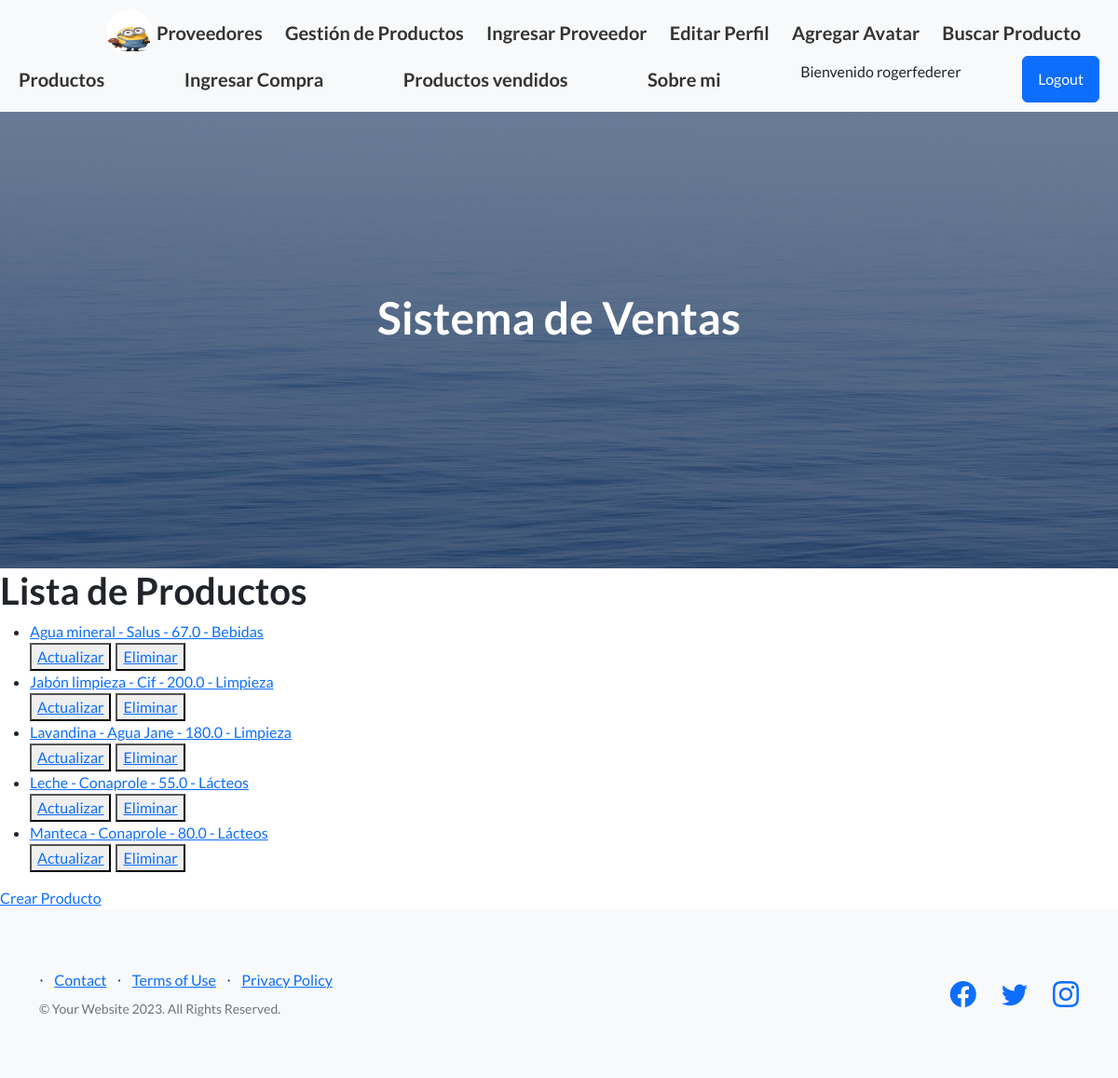
Page /comp-app/lista-productos/ (signed in) on the committed database.
### comprasapp/models.py (models this page shows)
class Avatar(models.Model):
  user = models.OneToOneField(User, on_delete=models.CASCADE)
  imagen = models.ImageField(upload_to='avatares', blank=True, null=True)

class Producto(models.Model):
  codigo = models.CharField(max_length=30)
  nombre = models.CharField(max_length=30)
  marca = models.CharField(max_length=30)
  precio_costo = models.FloatField()
  tipo = models.CharField(max_length=30)
  class Meta():
    verbose_name = 'Product'
    verbose_name_plural = 'The producto'
    ordering = ('nombre', 'marca')
    unique_together = ('nombre', 'marca')
  def __str__(self):
    return f'{self.nombre} - {self.marca} - {self.precio_costo} - {self.tipo }'

### comprasapp/views.py (the view)
# urls.py: path('lista-productos/', lista_productos, name='ListaProductos'),
def lista_productos(req):
  productos = Producto.objects.all()
  return render(req, "leer_productos.html", {"productos": productos})

### comprasapp/templates/leer_productos.html
{% extends 'padre.html' %}
{% block contenidoQueCambia %}
<h1>Lista de Productos</h1>
 <ul>
  {% for producto in productos %}
    <li>
      <a href="{% url 'DetalleProducto' producto.id %}">
        {{producto}}
      </a>
    </li>
    <div style="display: flex; column-gap: 5px;">
      <button>
        <a href="{% url 'ActualizaProducto' producto.id  %}"> Actualizar </a>
      </button>
      <button>
        <a href="{% url 'EliminaProducto' producto.id  %}"> Eliminar </a>
      </button>
    </div>
  {% endfor %}
</ul>
<a href="{% url 'CreaProducto' %}">Crear Producto</a>
{% endblock contenidoQueCambia %}

### comprasapp/templates/navbar.html (shortened to what this page needs)
<nav class="navbar navbar-light bg-light static-top">
    <div class="container">
      <div class="home-button">
      </div>
      {% if request.user.avatar %}
        <img src="{{request.user.avatar.imagen.url}}" alt="Avatar" style="width: 50px; height: 50px; border-radius: 50%;">
      {% endif %}
      {% if request.user.is_staff %}
        <a class="navbar-brand" href="{% url 'Proveedores' 0 %}">Proveedores</a>
        <a class="navbar-brand" href="{% url 'ListaProductos' %}"> Gestión de Productos</a>
        <a class="navbar-brand" href="{% url 'proveedor_formulario' %}">Ingresar Proveedor</a>
        <a class="navbar-brand" href="{% url 'EditaPerfil' %}">Editar Perfil</a>
        <a class="navbar-brand" href="{% url 'AgregarAvatar' %}">Agregar Avatar</a>
      {% endif %}
      <a class="navbar-brand" href="{% url 'BusquedaMarca' %}">Buscar Producto</a>
      <a class="navbar-brand" href="{% url 'Productos' 0 %}"> Productos</a>
      <a class="navbar-brand" href="{% url 'compra_formulario' %}">Ingresar Compra</a>
      <a class="navbar-brand" href="{% url 'Compras' 0 %}">Productos vendidos</a>
      <a class="navbar-brand" href="{% url 'about' %}">Sobre mi</a>
      {% if user.is_authenticated %}
        <p>Bienvenido {{user.username}}</p>
        <form method="post" action="{% url 'Logout' %}"> {% csrf_token %}
          <button class="btn btn-primary" type="submit">Logout</button>
        </form>
      {% else %}
        <a class="btn btn-primary" href="{% url 'Login' %}">Ingresar</a>
        <a class="btn btn-primary" href="{% url 'Registrar' %}">Registrar</a>
      {% endif %}
    </div>
  </nav>

### comprasapp/static/css/mis_estilos.css (style rules this page uses)
.home-button { padding-right: 170px; margin-left: -150px; }
.navbar { background-color: #f8f9fa; padding: 10px 0; display: flex; justify-content: space-between; align-items: center; }
.navbar .container { display: flex; justify-content: space-between; align-items: center; width: 100%; max-width: 1200px; margin: 0 auto; padding: 0 20px; }
.navbar .navbar-brand { margin-right: 20px; text-decoration: none; color: #333; font-weight: bold; position: relative; }

### rows in the picture
Producto: nombre+marca+precio_costo "Agua mineral - Salus - 67.0 - Bebidas"
Producto: nombre+marca+precio_costo "Jabón limpieza - Cif - 200.0 - Limpieza"
Producto: nombre+marca+precio_costo "Lavandina - Agua Jane - 180.0 - Limpieza"
Producto: nombre+marca+precio_costo "Leche - Conaprole - 55.0 - Lácteos"
Producto: nombre+marca+precio_costo "Manteca - Conaprole - 80.0 - Lácteos"

### other values in the picture
{{ user.username }} "rogerfederer"
